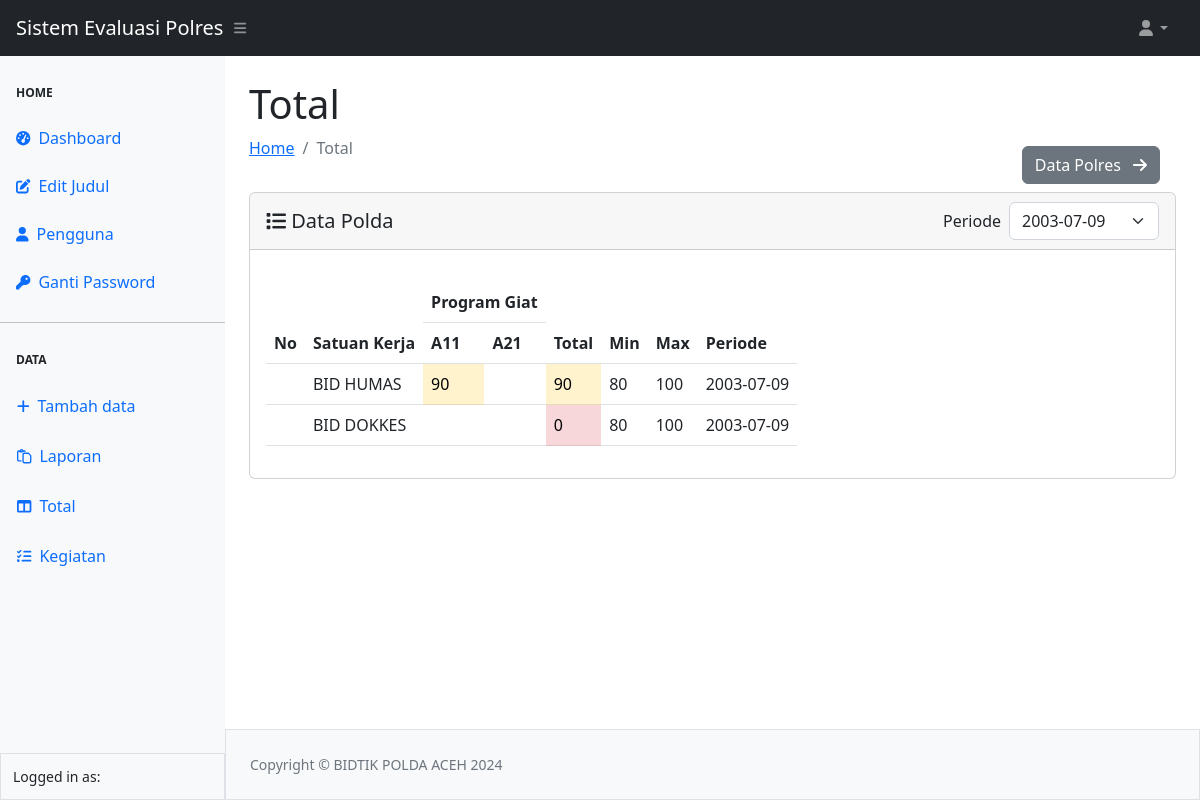
The page /gabungan/polda.php (signed in) on the database its author committed.
### tables this page shows
CREATE TABLE `laporan_polda` (
  `id` int(11) NOT NULL,
  `Periode` date NOT NULL,
  `PG` varchar(30) NOT NULL,
  `Min` float NOT NULL,
  `Max` float NOT NULL,
  `Triwulan` int(11) NOT NULL
);

### config.php (called while the page is built, shortened)
<?php
    $main_url = "http://localhost/Sistem-Evaluasi-Polres-main/";
?>

### gabungan/polda.php (the view, shortened to what this page needs)
<?php
require_once "../config.php";
require_once "../template/header.php";
require_once "../template/navbar.php";
require_once "../template/sidebar.php";
$queryPeriode = mysqli_query($koneksi, "SELECT DISTINCT Periode FROM laporan_polda");
$PERIODE_ALL = array();
while ($periode = mysqli_fetch_array($queryPeriode)) {
    $PERIODE_ALL[] = $periode["Periode"];
}
$periode_select = 0;
if (count($PERIODE_ALL) > 0) {
    $periode_select = $PERIODE_ALL[count($PERIODE_ALL) - 1];
}
$query_jenis = mysqli_query($koneksi, "SELECT COUNT(*) as TOTAL FROM kegiatan_polda");
$jenis = mysqli_fetch_array($query_jenis);
$TOTAL_PG = $jenis['TOTAL'];
$query_jenis = mysqli_query($koneksi, "SELECT * FROM kegiatan_polda");
$PG_ALL = array();
while ($jenis = mysqli_fetch_array($query_jenis)) {
    $PG_ALL[] = $jenis['PG'];
}
?>
<div id="layoutSidenav_content">
    <main>
        <div class="px-4">
            <div class="d-flex align-items-end mb-2">
                <div class="col">
                    <h1 class="mt-4">Total</h1>
                    <ol class="breadcrumb mb-4">
                        <li class="breadcrumb-item"><a href="./index.php">Home</a></li>
                        <li class="breadcrumb-item active">Total</li>
                    </ol>
                </div>
                <div class="col-auto me-3">
                    <a href="<?php echo $main_url ?>gabungan/polres.php" class="btn btn-secondary">
                        Data Polres
                        <i class="fa-solid fa-arrow-right ms-2"></i>
                    </a>
                </div>
            </div>
            <div class="card d-flex flex-column">
                <div class="card-header d-flex align-items-center justify-content-between">
                    <span class="h5 my-2"><i class="fa-solid fa-list"></i> Data Polda</span>
                    <div class="d-flex align-items-center">
                        <label class="mx-2 ">Periode</label>
                        <select class="form-select" style="width: 150px;" onchange="location = this.value;">
                            <?php
                            foreach ($PERIODE_ALL as $periode) {
                                $selected = $periode == $periode_select ? "selected" : "";
                                echo "<option value='?periode={$periode}' {$selected}>{$periode}</option>";
                            }
                            ?>
                        </select>
                    </div>
                </div>
                <div class="card-body overflow-auto">
                    <div class="row mt-3">
                        <div class="col-auto">
                            <table class="table" id="example">
                                <thead class="thead-dark">
                                    <tr>
                                        <th rowspan="2">No</th>
                                        <th rowspan="2">Satuan Kerja</th>
                                        <th colspan="<?= $TOTAL_PG ?>">Program Giat</th>
                                        <th rowspan="2">Total</th>
                                        <th rowspan="2">Min</th>
                                        <th rowspan="2">Max</th>
                                        <th rowspan="2">Periode</th>
                                    </tr>
                                    <tr>
                                        <?php
                                        foreach ($PG_ALL as $program) {
                                            echo "<th>{$program}</th>";
                                        }
                                        ?>
                                    </tr>
                                </thead>
                                <tbody>
                                    <?php
                                    $queryPG = mysqli_query($koneksi, "SELECT DISTINCT Satker FROM persentase_polda");
                                    $queryData = mysqli_query($koneksi, "SELECT Min, Max, Periode FROM laporan_polda where Periode = '{$periode_select}'");
                                    $Min = null;
                                    $Max = null;
                                    $Periode = null;
                                    while ($row = mysqli_fetch_array($queryData)) {
                                        if ($Min === null) {
                                            $Min = (float) $row["Min"];
                                        }
                                        if ($Max === null) {
                                            $Max = (float) $row["Max"];
                                        }
                                        if ($Periode === null) {
                                            $Periode = $row["Periode"];
                                        }
                                    }
                                    $datapolda = array();
                                    while ($row = mysqli_fetch_assoc($queryPG)) {
                                        $datapolda[$row['Satker']] = array();
                                        foreach ($PG_ALL as $pg) {
                                            $datapolda[$row['Satker']][$pg] = -1;
                                        }
                                    }
                                    $queryData = mysqli_query($koneksi, "SELECT Satker, PG, Persentase FROM persentase_polda WHERE Periode = '{$periode_select}'");
                                    while ($data = mysqli_fetch_assoc($queryData)) {
                                        $datapolda[$data['Satker']][$data['PG']] = $data['Persentase'];
                                    }
                                    foreach ($datapolda as $polda => $pg) {
                                        $total = 0;
                                        $count = 0;
                                        echo "<tr>";
                                        echo "<td class='dt-type-numeric'></td>";
                                        echo "<td>{$polda}</td>";
                                        foreach ($PG_ALL as $program) {
                                            if ($pg[$program] != -1) {
                                                $total = $total + (float) $pg[$program];
                                            }
                                            $persen = $pg[$program];
                                            $count++;
                                            if ($pg[$program] == -1) {
                                                echo "<td></td>";
                                                $count--;
                                            } elseif ($persen >= $Max) {
                                                echo "<td class='table-success'>{$persen}</td>";
                                            } elseif ($persen > $Min) {
                                                echo "<td class='table-warning'>{$persen}</td>";
                                            } else {
                                                echo "<td class='table-danger'>{$persen}</td>";
                                            }
                                        }
                                        if ($count) {
                                            $total = $total / $count;
                                        }
                                        if ($total == -1) {
                                            echo "<td></td>";
                                            $count--;
                                        } elseif ($total >= $Max) {
                                            echo "<td class='table-success'>{$total}</td>";
                                        } elseif ($total > $Min) {
                                            echo "<td class='table-warning'>{$total}</td>";
                                        } else {
                                            echo "<td class='table-danger'>{$total}</td>";
                                        }
                                        echo "<td>{$Min}</td>";
                                        echo "<td>{$Max}</td>";
                                        echo "<td>{$Periode}</td>";
                                        echo "</tr>";
                                    }
                                    ?>
                                </tbody>
                            </table>
                        </div>
                    </div>
                </div>
            </div>
        </div>
    </main>
    <?php
    require_once "../template/footer.php";
    ?>

### rows shown on the page
laporan_polda: Min "80", Max "100", Periode "2003-07-09"

### other values the page prints
$main_title "Sistem Evaluasi Polres"
$program "A11"
$program "A21"
$polda "BID HUMAS"
$persen "90"
$total "90"
$polda "BID DOKKES"
$total "0"
form field value "2003-07-09"
